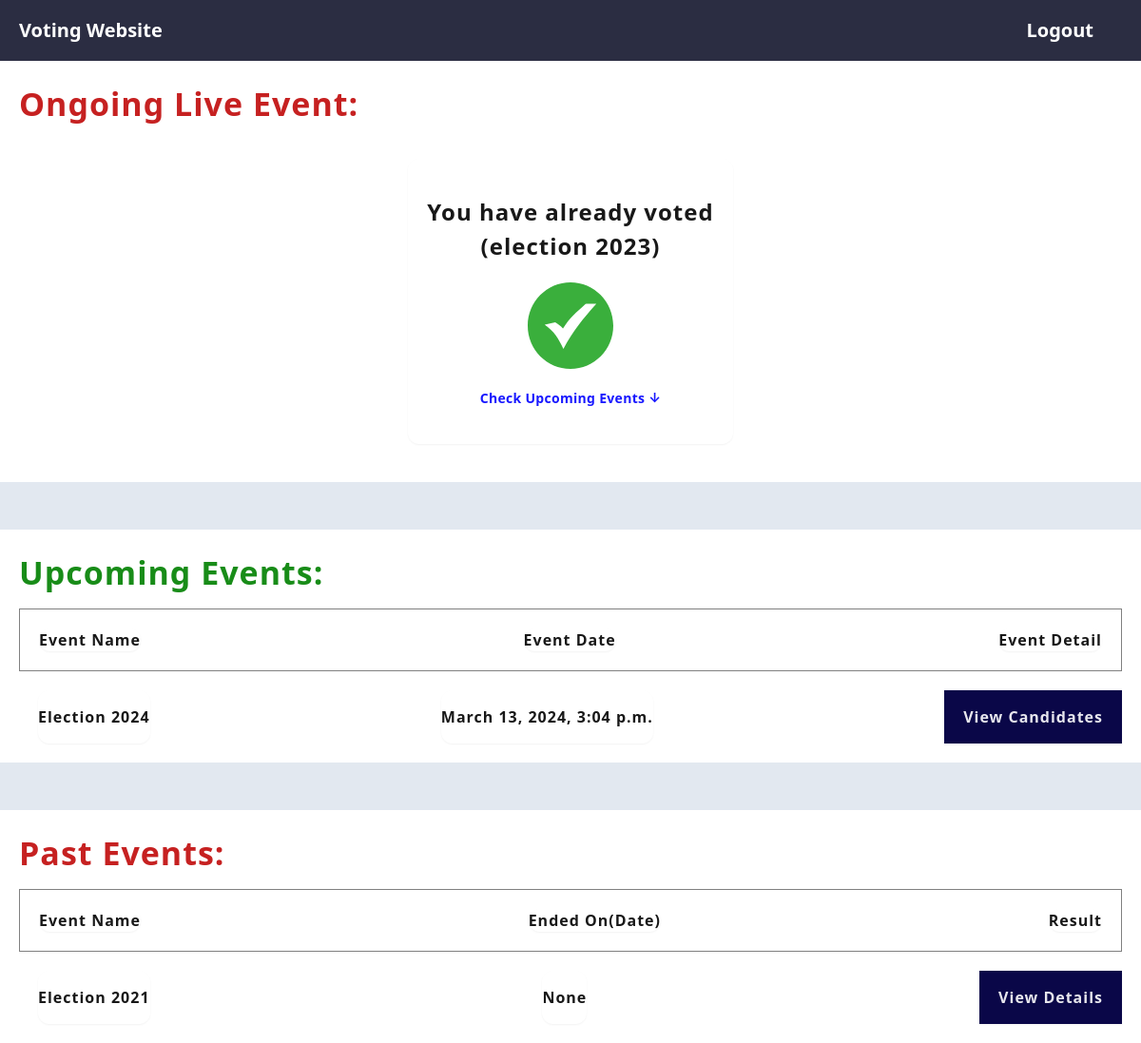
/profile (signed in), run on an earlier commit of the app's database.
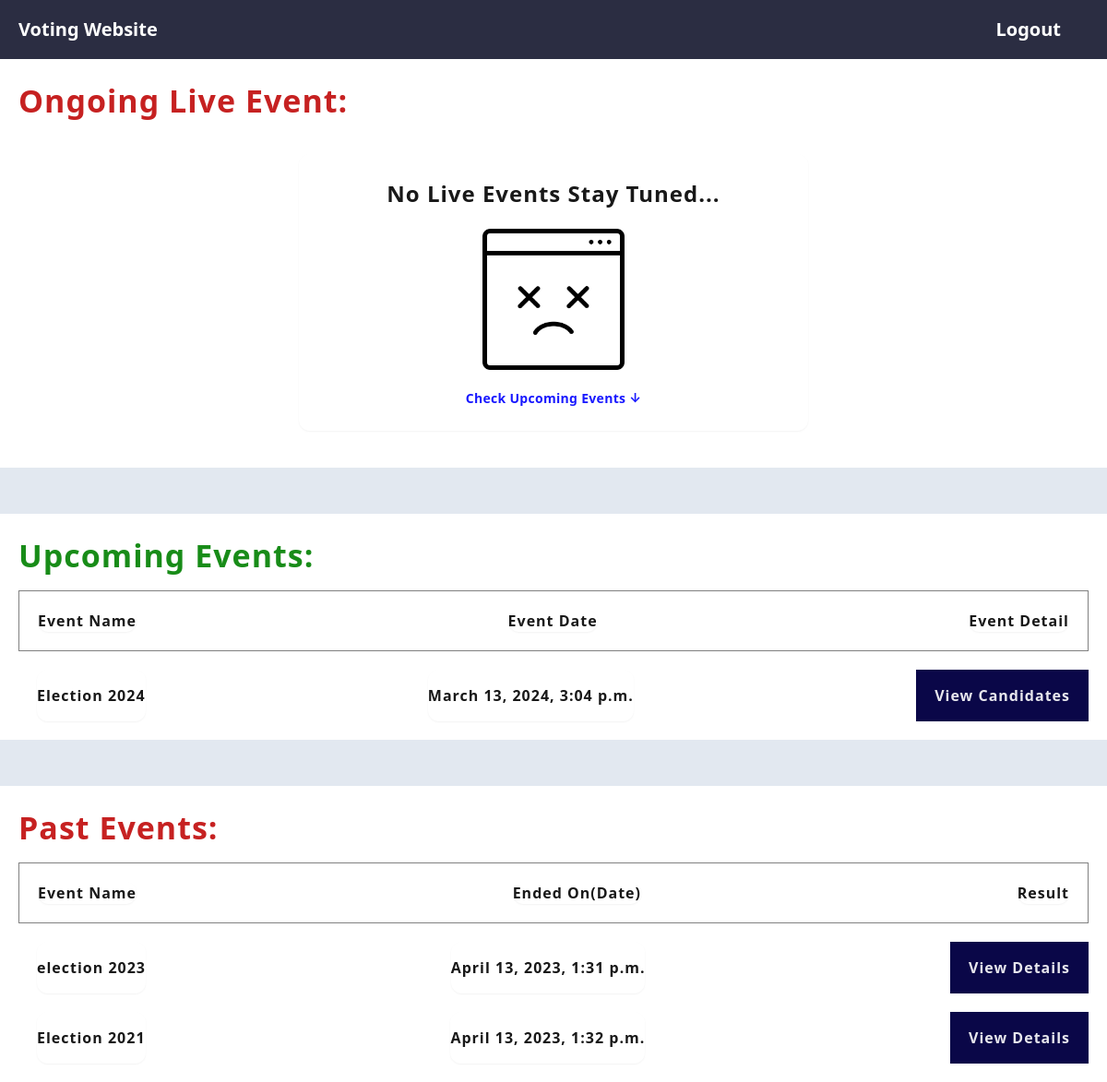
And on a later commit of the database.
### web/models.py (models this page shows, shortened)
class ElectionEvents(models.Model):
    is_started= models.BooleanField(default=False)
    is_ongoing= models.BooleanField(default=False)
    is_ended= models.BooleanField(default=False)
    parties= models.ManyToManyField(ElectionParties,related_name="parties")
    winner= models.ForeignKey(ElectionParties,on_delete=models.DO_NOTHING, related_name="winner" ,default="", null=True, blank=True)
    name = models.CharField(max_length=100, unique=True)
    logo = models.ImageField(upload_to='images/events',default="images/events/d_logo.png")
    description =  models.CharField(max_length=500, unique=True)
    event_date = models.DateTimeField(blank=True, null=True)
    event_end_date = models.DateTimeField(blank=True, null=True)
    created_by = models.ForeignKey(User,on_delete=models.DO_NOTHING)
    created_at = models.DateTimeField(auto_now_add=True)
    updated_at = models.DateTimeField(auto_now=True)

### web/views.py (the view)
# urls.py: path('profile', ProfileView.as_view(), name='profile'),
class ProfileView(APIView):
    @method_decorator(login_required)
    def get(self, request):
        live_events = ElectionEvents.objects.filter(is_ongoing=True).first()
        past_events = ElectionEvents.objects.filter(is_ended=True)
        upcoming = ElectionEvents.objects.filter(is_started=False)
        is_voted = False
        if live_events:
            is_voted = UserVotes.objects.filter(
                user=request.user, event=live_events).exists()
        return render(request, 'profile/profile.html',
                      context={"live_event": live_events, "is_voted": is_voted, "past_event": past_events, "upcoming_event": upcoming})

### web/templates/profile/profile.html (shortened to what this page needs)
{% extends "home_base.html" %}
{% block body %}
{% include "commons/nav.html"%}
{% include "commons/profile.html"%}
{% endblock body%}

### web/templates/home_base.html (shortened to what this page needs)
{% load static %} {% load static tailwind_tags %}
<!DOCTYPE html>
<html lang="en">
  <head>
    {% tailwind_css %} {% block head %}{% endblock head %}
  </head>
  <body class="bg-slate-200">
    {% block body %}{% endblock body %} {% block js %}{% endblock js %}
  </body>
</html>

### web/templates/commons/nav.html (shortened to what this page needs)
<nav class="flex flex-row bg-[#2b2d42] h-[4em] w-full px-[20px] py-[16px] items-center" style="justify-content:space-between">
<h1 class="font-bold text-white text-[20px]">Voting Website</h1>
{% if request.user.is_authenticated%}
<div class="flex flex-row" style="grid-gap:30px">
    <form action="logout" method="POST">
        <button type="submit" class="font-bold text-white text-[20px]">Logout</button>
    </form>
</div>
{% endif %}
</nav>

### web/templates/commons/profile.html
{% load static%}
<div class="w-full bg-white p-[20px] min-h-[450px]">
  <div class="">
    <h1
      class="font-bold mb-3"
      style="opacity: 0.9; font-size: 34px; letter-spacing: 1px; color: #c00909"
    >
      Ongoing Live Event:
    </h1>
  </div>
  {% if live_event and not is_voted %}
  <div
    class="w-full flex flex-row justify-center h-full"
    style="padding: 20px; gap: 20px"
  >
    <a href="/vote-page/{{live_event.id}}">
      <div
        class="text-white p-[20px] shadow-sm text-center rounded-[12px] flex flex-col justify-center items-center"
        style="min-height: 300px; min-width: 300px; background: #0a0748"
      >
        <p
          class="font-bold uppercase mb-5 self-start"
          style="opacity: 0.9; font-size: 24px; letter-spacing: 1px"
        >
          Election 2023
        </p>
        <img
          src="{% static '/image/vote_now.svg' %}"
          alt="vote images"
          style="width: 60%"
        />
        <p
          class="font-bold tracking-[0.3px] self-end"
          style="opacity: 0.9; font-size: 30px; margin-top: 20px"
        >
          Vote Now ➚
        </p>
      </div>
    </a>
  </div>
  {% else %}
  <div
    class="w-full flex flex-row justify-center h-full"
    style="padding: 20px; gap: 20px"
  >
    <div
      class="p-[20px] shadow-sm text-center rounded-[12px] flex flex-col justify-center items-center"
      style="min-height: 300px; min-width: 300px"
    >
      <p
        class="font-bold mb-5 self-start"
        style="opacity: 0.9; font-size: 24px; letter-spacing: 1px"
      >{% if is_voted %}
        You have already voted</br>
        ({{live_event.name}})
        {% else %}
        No Live Events Stay Tuned...
        {% endif %}
      </p>
      {% if is_voted %}
      <img
        src="{% static '/image/voted.svg' %}"
        alt="vote images"
        style="width: 30%"
      />
      {% else %}
      <img
        src="{% static '/image/not_found.png' %}"
        alt="vote images"
        style="width: 30%"
      />
      {% endif %}
      <a
        href="#upcoming_event"
        class="font-bold tracking-[0.3px] self-end"
        style="opacity: 0.9; font-size: 14px; margin-top: 20px; color: blue"
      >
        Check Upcoming Events ↓
      </a>
    </div>
  </div>
  {% endif %}
</div>
<div class="w-full flex flex-col bg-white p-[20px] min-h-[450px]" style="margin-top:50px" id="upcoming_event">
  <div class="">
    <h1
      class="font-bold mb-3"
      style="opacity: 0.9; font-size: 34px; letter-spacing: 1px; color: green"
    >
      Upcoming Events:
    </h1>
  </div>
  <div
    class="w-full flex flex-row h-full"
    style="
      padding: 20px;
      gap: 20px;
      justify-content: space-between;
      border: 1px solid gray;
    "
  >
    <div
      class="shadow-sm text-center rounded-[12px] flex flex-col justify-center items-center"
    >
      <p
        class="font-bold self-start"
        style="opacity: 0.9; font-size: 16px; letter-spacing: 1px"
      >
        Event Name
      </p>
    </div>
    <div
      class="shadow-sm text-center rounded-[12px] flex flex-col justify-center items-center"
    >
      <p
        class="font-bold self-start"
        style="opacity: 0.9; font-size: 16px; letter-spacing: 1px"
      >
        Event Date
      </p>
    </div>
    <div
      class="shadow-sm text-center rounded-[12px] flex flex-col justify-center items-center"
    >
      <p
        class="font-bold self-start"
        style="opacity: 0.9; font-size: 16px; letter-spacing: 1px"
      >
        Event Detail
      </p>
    </div>
  </div>
  {% for upcoming in upcoming_event %}
  <div
    class="w-full flex flex-row h-full"
    style="padding: 20px;padding-bottom:0px;padding-right:0px; gap: 20px; justify-content: space-between"
  >
    <div
      class="p-[10px] shadow-sm text-center rounded-[12px] flex flex-col justify-center items-center"
    >
      <p
        class="font-bold self-start"
        style="opacity: 0.9; font-size: 16px; letter-spacing: 1px"
      >
        {{upcoming.name}}
      </p>
    </div>
    <div
      class="p-[10px] shadow-sm text-center rounded-[12px] flex flex-col justify-center items-center"
    >
      <p
        class="font-bold self-start"
        style="opacity: 0.9; font-size: 16px; letter-spacing: 1px"
      >
        {{upcoming.event_date}}
      </p>
    </div>
    <a href=""><div
      class="text-white shadow-sm text-center rounded-[4px] flex flex-col justify-center items-center"
      style="background: #0a0748; padding: 16px 20px"
    >
      <p
        class="font-bold self-start"
        style="opacity: 0.9; font-size: 16px; letter-spacing: 1px"
      >
      View Candidates
      </p>
    </div>
  </a>
  </div>
</div>
  {% endfor %}
<div class="w-full flex flex-col p-[20px] bg-white min-h-[450px]" style="margin-top:50px">
  <div class="">
    <h1
      class="font-bold mb-3"
      style="opacity: 0.9; font-size: 34px; letter-spacing: 1px; color: #c00909"
    >
      Past Events:
    </h1>
  </div>
  <div
    class="w-full flex flex-row h-full"
    style="
      padding: 20px;
      gap: 20px;
      justify-content: space-between;
      border: 1px solid gray;
    "
  >
    <div
      class="shadow-sm text-center rounded-[12px] flex flex-col justify-center items-center"
    >
      <p
        class="font-bold self-start"
        style="opacity: 0.9; font-size: 16px; letter-spacing: 1px"
      >
        Event Name
      </p>
    </div>
    <div
      class="shadow-sm text-center rounded-[12px] flex flex-col justify-center items-center"
    >
      <p
        class="font-bold self-start"
        style="opacity: 0.9; font-size: 16px; letter-spacing: 1px"
      >
        Ended On(Date)
      </p>
    </div>
    <div
      class="shadow-sm text-center rounded-[12px] flex flex-col justify-center items-center"
    >
      <p
        class="font-bold self-start"
        style="opacity: 0.9; font-size: 16px; letter-spacing: 1px"
      >
        Result
      </p>
    </div>
  </div>
  {% for past in past_event %}
  <div
    class="w-full flex flex-row h-full"
    style="padding: 20px;padding-bottom:0px;padding-right:0px; gap: 20px; justify-content: space-between"
  >
    <div
      class="p-[10px] shadow-sm text-center rounded-[12px] flex flex-col justify-center items-center"
    >
      <p
        class="font-bold self-start"
        style="opacity: 0.9; font-size: 16px; letter-spacing: 1px"
      >
        {{past.name}}
      </p>
    </div>
    <div
      class="p-[10px] shadow-sm text-center rounded-[12px] flex flex-col justify-center items-center"
    >
      <p
        class="font-bold self-start"
        style="opacity: 0.9; font-size: 16px; letter-spacing: 1px"
      >
        {{past.event_end_date}}
      </p>
    </div>
    <a href="/result/{{past.id}}"><div
      class="text-white shadow-sm text-center rounded-[4px] flex flex-col justify-center items-center"
      style="background: #0a0748; padding: 16px 20px"
    >
      <p
        class="font-bold self-start"
        style="opacity: 0.9; font-size: 16px; letter-spacing: 1px"
      >
      View Details
      </p>
    </div>
  </a>
</div>
{% endfor %}

What changed in the data, as far as the page shows it:
now on one of the page's lists (row edited): ElectionEvents: name "election 2023", event_end_date "April 13, 2023, 1:31 p.m."
changed ElectionEvents: name "election 2023" → (not shown)
changed ElectionEvents: event_end_date "None" → "April 13, 2023, 1:32 p.m."
Also different on the page:
text no longer shown: "You have already voted ( )"
text now shown: "No Live Events Stay Tuned..."
